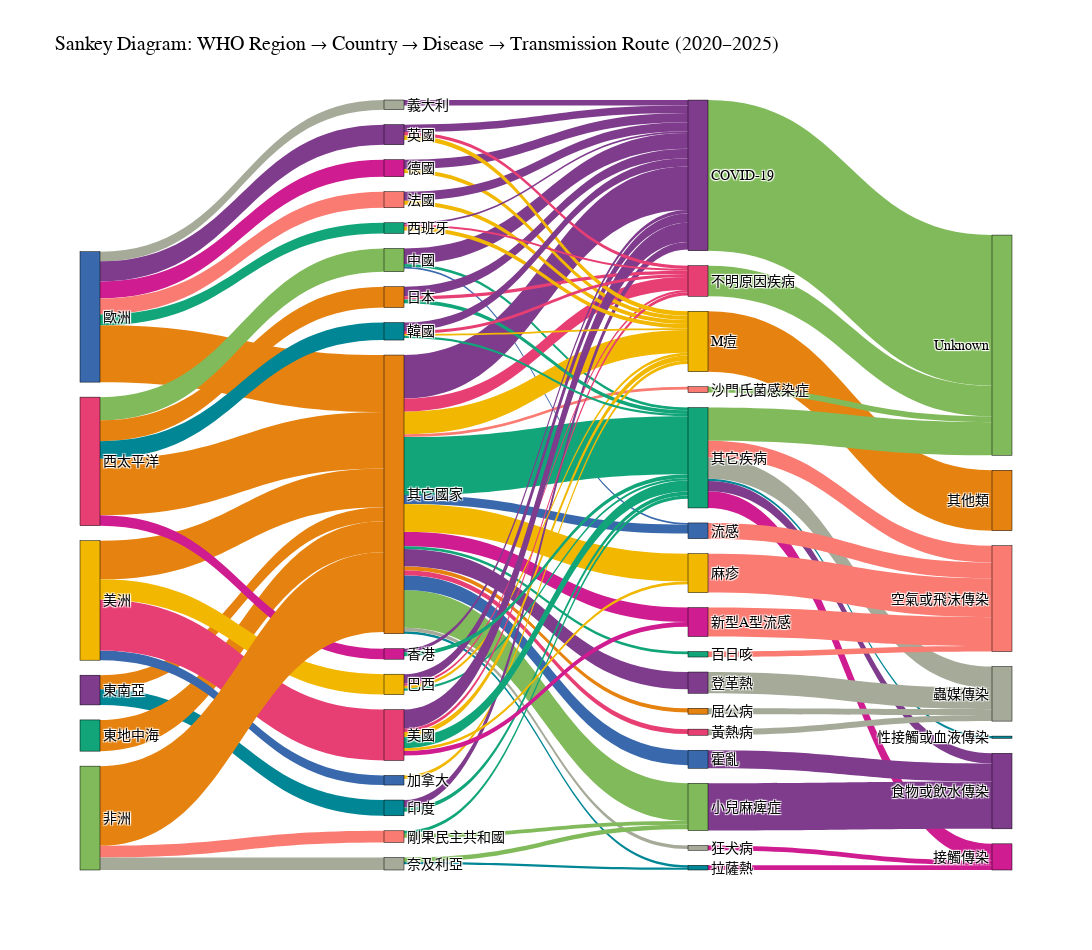

This figure's notebook cell:
### Markdown cell above
### Sanky: country-disease-route

### Code cell
import pandas as pd
import plotly.graph_objects as go
import plotly.colors as pc

# === Step 1: Prepare and clean data ===
df['date'] = pd.to_datetime(df['date'], errors='coerce')
df_temp = df[df['date'].dt.year > 2020][['WHO_region', 'country_name_zh', 'disease_name', 'transmission_route']]

# === Step 2: Keep top N countries and diseases for clarity ===
top_countries = df_temp['country_name_zh'].value_counts().nlargest(15).index
top_diseases = df_temp['disease_name'].value_counts().nlargest(15).index

df_temp['country_grouped'] = df_temp['country_name_zh'].where(df_temp['country_name_zh'].isin(top_countries), '其它國家')
df_temp['disease_grouped'] = df_temp['disease_name'].where(df_temp['disease_name'].isin(top_diseases), '其它疾病')
df_temp['route_grouped'] = df_temp['transmission_route'].fillna('Unknown')
df_temp['region_grouped'] = df_temp['WHO_region'].fillna('Other')

# === Step 3: Create three sets of links ===
link0 = (
    df_temp.groupby(['region_grouped', 'country_grouped'])
    .size()
    .reset_index(name='count')
)

link1 = (
    df_temp.groupby(['country_grouped', 'disease_grouped'])
    .size()
    .reset_index(name='count')
)

link2 = (
    df_temp.groupby(['disease_grouped', 'route_grouped'])
    .size()
    .reset_index(name='count')
)

# === Step 4: Filter small links to reduce clutter ===
link0 = link0[link0['count'] >= 50]
link1 = link1[link1['count'] >= 50]
link2 = link2[link2['count'] >= 50]

# === Step 5: Build unique node list and index mapping ===
all_nodes = pd.Series(
    link0['region_grouped'].tolist() +
    link0['country_grouped'].tolist() +
    link1['disease_grouped'].tolist() +
    link2['route_grouped'].tolist()
).unique()

node_indices = {name: i for i, name in enumerate(all_nodes)}

# Map source and target indices
link0['source'] = link0['region_grouped'].map(node_indices)
link0['target'] = link0['country_grouped'].map(node_indices)

link1['source'] = link1['country_grouped'].map(node_indices)
link1['target'] = link1['disease_grouped'].map(node_indices)

link2['source'] = link2['disease_grouped'].map(node_indices)
link2['target'] = link2['route_grouped'].map(node_indices)

# === Step 6: Assign colors to nodes ===
color_palette = pc.qualitative.Bold
node_colors = [color_palette[i % len(color_palette)] for i in range(len(all_nodes))]

# Color by disease and route for links
disease_color_map = {name: node_colors[node_indices[name]] for name in link1['disease_grouped'].unique()}
route_color_map = {name: node_colors[node_indices[name]] for name in link2['route_grouped'].unique()}

link0['color'] = link0['country_grouped'].map(lambda x: node_colors[node_indices.get(x, 0)])
link1['color'] = link1['disease_grouped'].map(disease_color_map)
link2['color'] = link2['route_grouped'].map(route_color_map)

# === Step 7: Combine all links ===
df_links = pd.concat([
    link0[['source', 'target', 'count', 'color']],
    link1[['source', 'target', 'count', 'color']],
    link2[['source', 'target', 'count', 'color']]
], ignore_index=True)

# === Step 8: Plot Sankey Diagram ===
fig = go.Figure(data=[go.Sankey(
    arrangement='snap',
    node=dict(
        pad=15,
        thickness=20,
        line=dict(color="black", width=0.5),
        label=all_nodes,
        color=node_colors
    ),
    link=dict(
        source=df_links['source'],
        target=df_links['target'],
        value=df_links['count'],
        color=df_links['color']
    )
)])


fig.update_layout(
    font=dict(size=14, color='black', family="Arial"),
    title_text="Sankey Diagram: WHO Region → Country → Disease → Transmission Route (2020–2025)",
    width=1100,
    height=950
)

fig.show()

### Figure 1 — Plotly figure (JSON) as saved in the notebook; plotly's stock layout.template omitted (floating-point values rounded to 4 significant figures)
{"data": [{"arrangement": "snap", "link": {"color": ["rgb(230, 131, 16)", "rgb(0, 134, 149)", "rgb(230, 131, 16)", "rgb(230, 131, 16)", "rgb(207, 28, 144)", "rgb(249, 123, 114)", "rgb(165, 170, 153)", "rgb(127, 60, 141)", "rgb(17, 165, 121)", "rgb(230, 131, 16)", "rgb(57, 105, 172)", "rgb(242, 183, 1)", "rgb(231, 63, 116)", "rgb(128, 186, 90)", "rgb(230, 131, 16)", "rgb(230, 131, 16)", "rgb(0, 134, 149)", "rgb(207, 28, 144)", "rgb(230, 131, 16)", "rgb(249, 123, 114)", "rgb(165, 170, 153)", "rgb(127, 60, 141)", "rgb(17, 165, 121)", "rgb(57, 105, 172)", "rgb(127, 60, 141)", "rgb(242, 183, 1)", "rgb(231, 63, 116)", "rgb(17, 165, 121)", "rgb(128, 186, 90)", "rgb(230, 131, 16)", "rgb(0, 134, 149)", "rgb(207, 28, 144)", "rgb(249, 123, 114)", "rgb(57, 105, 172)", "rgb(165, 170, 153)", "rgb(127, 60, 141)", "rgb(17, 165, 121)", "rgb(57, 105, 172)", "rgb(242, 183, 1)", "rgb(231, 63, 116)", "rgb(17, 165, 121)", "rgb(128, 186, 90)", "rgb(242, 183, 1)", "rgb(127, 60, 141)", "rgb(17, 165, 121)", "rgb(128, 186, 90)", "rgb(0, 134, 149)", "rgb(127, 60, 141)", "rgb(242, 183, 1)", "rgb(231, 63, 116)", "rgb(17, 165, 121)", "rgb(127, 60, 141)", "rgb(242, 183, 1)", "rgb(127, 60, 141)", "rgb(231, 63, 116)", "rgb(17, 165, 121)", "rgb(127, 60, 141)", "rgb(242, 183, 1)", "rgb(127, 60, 141)", "rgb(242, 183, 1)", "rgb(231, 63, 116)", "rgb(17, 165, 121)", "rgb(207, 28, 144)", "rgb(242, 183, 1)", "rgb(127, 60, 141)", "rgb(127, 60, 141)", "rgb(242, 183, 1)", "rgb(231, 63, 116)", "rgb(127, 60, 141)", "rgb(242, 183, 1)", "rgb(231, 63, 116)", "rgb(127, 60, 141)", "rgb(242, 183, 1)", "rgb(231, 63, 116)", "rgb(17, 165, 121)", "rgb(127, 60, 141)", "rgb(17, 165, 121)", "rgb(128, 186, 90)", "rgb(230, 131, 16)", "rgb(128, 186, 90)", "rgb(128, 186, 90)", "rgb(0, 134, 149)", "rgb(207, 28, 144)", "rgb(249, 123, 114)", "rgb(165, 170, 153)", "rgb(127, 60, 141)", "rgb(127, 60, 141)", "rgb(165, 170, 153)", "rgb(207, 28, 144)", "rgb(249, 123, 114)", "rgb(128, 186, 90)", "rgb(249, 123, 114)", "rgb(207, 28, 144)", "rgb(165, 170, 153)", "rgb(249, 123, 114)", "rgb(127, 60, 141)", "rgb(249, 123, 114)", "rgb(165, 170, 153)"], "source": [0, 0, 1, 2, 2, 2, 2, 2, 2, 3, 3, 3, 3, 4, 4, 4, 4, 4, 5, 5, 5, 16, 16, 16, 6, 6, 6, 6, 6, 6, 6, 6, 6, 6, 6, 6, 6, 6, 6, 6, 20, 20, 13, 7, 7, 21, 21, 14, 14, 14, 14, 8, 8, 17, 17, 17, 9, 9, 15, 15, 15, 15, 15, 15, 10, 11, 11, 11, 12, 12, 12, 18, 18, 18, 18, 19, 19, 22, 25, 26, 23, 23, 23, 23, 23, 23, 27, 28, 29, 30, 31, 24, 32, 33, 34, 35, 36, 37], "target": [6, 7, 6, 6, 8, 9, 10, 11, 12, 6, 13, 14, 15, 16, 6, 17, 18, 19, 6, 20, 21, 22, 23, 24, 22, 25, 26, 23, 27, 28, 29, 30, 31, 24, 32, 33, 34, 35, 36, 37, 23, 27, 25, 22, 23, 27, 29, 22, 25, 26, 23, 22, 25, 22, 26, 23, 22, 25, 22, 25, 26, 23, 30, 36, 22, 22, 25, 26, 22, 25, 26, 22, 25, 26, 23, 22, 23, 38, 39, 38, 38, 40, 41, 42, 43, 44, 44, 43, 41, 42, 38, 42, 41, 43, 42, 44, 42, 43], "value": [394, 443, 879, 1604, 479, 452, 271, 565, 301, 1089, 270, 575, 1431, 654, 1589, 588, 492, 296, 2242, 329, 353, 441, 73, 50, 1223, 638, 369, 1632, 1061, 117, 68, 408, 80, 250, 98, 485, 74, 420, 784, 138, 87, 107, 93, 212, 116, 129, 61, 266, 79, 59, 59, 259, 118, 267, 91, 106, 253, 116, 537, 145, 93, 312, 129, 77, 154, 209, 127, 92, 52, 118, 50, 236, 51, 86, 63, 97, 117, 4240, 1702, 862, 932, 62, 471, 472, 601, 287, 1331, 166, 133, 815, 165, 442, 133, 598, 154, 508, 1097, 171]}, "node": {"color": ["rgb(127, 60, 141)", "rgb(17, 165, 121)", "rgb(57, 105, 172)", "rgb(242, 183, 1)", "rgb(231, 63, 116)", "rgb(128, 186, 90)", "rgb(230, 131, 16)", "rgb(0, 134, 149)", "rgb(207, 28, 144)", "rgb(249, 123, 114)", "rgb(165, 170, 153)", "rgb(127, 60, 141)", "rgb(17, 165, 121)", "rgb(57, 105, 172)", "rgb(242, 183, 1)", "rgb(231, 63, 116)", "rgb(128, 186, 90)", "rgb(230, 131, 16)", "rgb(0, 134, 149)", "rgb(207, 28, 144)", "rgb(249, 123, 114)", "rgb(165, 170, 153)", "rgb(127, 60, 141)", "rgb(17, 165, 121)", "rgb(57, 105, 172)", "rgb(242, 183, 1)", "rgb(231, 63, 116)", "rgb(128, 186, 90)", "rgb(230, 131, 16)", "rgb(0, 134, 149)", "rgb(207, 28, 144)", "rgb(249, 123, 114)", "rgb(165, 170, 153)", "rgb(127, 60, 141)", "rgb(17, 165, 121)", "rgb(57, 105, 172)", "rgb(242, 183, 1)", "rgb(231, 63, 116)", "rgb(128, 186, 90)", "rgb(230, 131, 16)", "rgb(0, 134, 149)", "rgb(207, 28, 144)", "rgb(249, 123, 114)", "rgb(165, 170, 153)", "rgb(127, 60, 141)"], "label": ["東南亞", "東地中海", "歐洲", "美洲", "西太平洋", "非洲", "其它國家", "印度", "德國", "法國", "義大利", "英國", "西班牙", "加拿大", "巴西", "美國", "中國", "日本", "韓國", "香港", "剛果民主共和國", "奈及利亞", "COVID-19", "其它疾病", "流感", "M痘", "不明原因疾病", "小兒麻痺症", "屈公病", "拉薩熱", "新型A型流感", "沙門氏菌感染症", "狂犬病", "登革熱", "百日咳", "霍亂", "麻疹", "黃熱病", "Unknown", "其他類", "性接觸或血液傳染", "接觸傳染", "空氣或飛沫傳染", "蟲媒傳染", "食物或飲水傳染"], "line": {"color": "black", "width": 0.5}, "pad": 15, "thickness": 20}, "type": "sankey"}], "layout": {"font": {"color": "black", "family": "Arial", "size": 14}, "height": 950, "title": {"text": "Sankey Diagram: WHO Region → Country → Disease → Transmission Route (2020–2025)"}, "width": 1100}}
